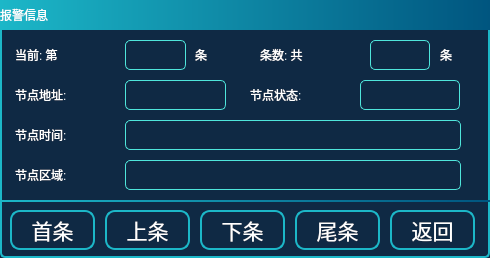
<?xml version="1.0" encoding="UTF-8"?>
<ui version="4.0">
 <class>StateInfo</class>
 <widget class="QDialog" name="StateInfo">
  <property name="geometry">
   <rect>
    <x>0</x>
    <y>0</y>
    <width>490</width>
    <height>258</height>
   </rect>
  </property>
  <property name="windowTitle">
   <string>Dialog</string>
  </property>
  <property name="styleSheet">
   <string notr="true">QDialog{
color: rgb(255, 255, 255);
border:2px solid rgb(28, 183, 200);
border-radius:5px;
background-color: rgb(15, 41, 68);
}
QToolButton{
font: 16pt &quot;文泉驿等宽微米黑&quot;;
color: rgb(255, 255, 255);
border:2px solid rgb(28, 183, 200);
border-radius:10px;
background-color: rgb(15, 41, 68);
}

QLabel{
font: 17pt &quot;文泉驿等宽微米黑&quot;;
color: rgb(255, 255, 255);
}</string>
  </property>
  <widget class="QLabel" name="lbTitle">
   <property name="geometry">
    <rect>
     <x>0</x>
     <y>0</y>
     <width>490</width>
     <height>30</height>
    </rect>
   </property>
   <property name="styleSheet">
    <string notr="true">font: 16pt &quot;文泉驿等宽微米黑&quot;;
background-color: qlineargradient(spread:reflect, x1:0, y1:0, x2:1, y2:0, stop:0 rgba(28, 183, 200, 255), stop:1 rgba(0, 85, 127, 255));</string>
   </property>
   <property name="text">
    <string>报警信息</string>
   </property>
  </widget>
  <widget class="QLabel" name="label">
   <property name="geometry">
    <rect>
     <x>260</x>
     <y>40</y>
     <width>105</width>
     <height>30</height>
    </rect>
   </property>
   <property name="text">
    <string>条数: 共</string>
   </property>
  </widget>
  <widget class="QLabel" name="lbNum">
   <property name="geometry">
    <rect>
     <x>370</x>
     <y>40</y>
     <width>60</width>
     <height>30</height>
    </rect>
   </property>
   <property name="styleSheet">
    <string notr="true">font: 16pt &quot;文泉驿等宽微米黑&quot;;
color: rgb(80, 175, 185);
border:1px solid rgb(79, 229, 219);
border-radius:5px;</string>
   </property>
   <property name="text">
    <string/>
   </property>
   <property name="alignment">
    <set>Qt::AlignCenter</set>
   </property>
  </widget>
  <widget class="QLabel" name="label_3">
   <property name="geometry">
    <rect>
     <x>440</x>
     <y>40</y>
     <width>25</width>
     <height>30</height>
    </rect>
   </property>
   <property name="text">
    <string>条</string>
   </property>
  </widget>
  <widget class="QToolButton" name="tBtnBack">
   <property name="enabled">
    <bool>true</bool>
   </property>
   <property name="geometry">
    <rect>
     <x>390</x>
     <y>210</y>
     <width>85</width>
     <height>40</height>
    </rect>
   </property>
   <property name="font">
    <font>
     <family>文泉驿等宽微米黑</family>
     <pointsize>16</pointsize>
     <weight>50</weight>
     <italic>false</italic>
     <bold>false</bold>
    </font>
   </property>
   <property name="focusPolicy">
    <enum>Qt::NoFocus</enum>
   </property>
   <property name="text">
    <string>返回</string>
   </property>
   <property name="icon">
    <iconset resource="../image.qrc">
     <normaloff>:/Image/back.png</normaloff>:/Image/back.png</iconset>
   </property>
   <property name="iconSize">
    <size>
     <width>25</width>
     <height>25</height>
    </size>
   </property>
   <property name="toolButtonStyle">
    <enum>Qt::ToolButtonTextBesideIcon</enum>
   </property>
  </widget>
  <widget class="QToolButton" name="tBtnLastItem">
   <property name="geometry">
    <rect>
     <x>105</x>
     <y>210</y>
     <width>85</width>
     <height>40</height>
    </rect>
   </property>
   <property name="font">
    <font>
     <family>文泉驿等宽微米黑</family>
     <pointsize>16</pointsize>
     <weight>50</weight>
     <italic>false</italic>
     <bold>false</bold>
    </font>
   </property>
   <property name="focusPolicy">
    <enum>Qt::NoFocus</enum>
   </property>
   <property name="text">
    <string>上条</string>
   </property>
   <property name="icon">
    <iconset resource="../image.qrc">
     <normaloff>:/Image/arrow-up.png</normaloff>:/Image/arrow-up.png</iconset>
   </property>
   <property name="iconSize">
    <size>
     <width>27</width>
     <height>27</height>
    </size>
   </property>
   <property name="toolButtonStyle">
    <enum>Qt::ToolButtonTextBesideIcon</enum>
   </property>
  </widget>
  <widget class="QToolButton" name="tBtnNestItem">
   <property name="enabled">
    <bool>true</bool>
   </property>
   <property name="geometry">
    <rect>
     <x>200</x>
     <y>210</y>
     <width>85</width>
     <height>40</height>
    </rect>
   </property>
   <property name="font">
    <font>
     <family>文泉驿等宽微米黑</family>
     <pointsize>16</pointsize>
     <weight>50</weight>
     <italic>false</italic>
     <bold>false</bold>
    </font>
   </property>
   <property name="focusPolicy">
    <enum>Qt::NoFocus</enum>
   </property>
   <property name="text">
    <string>下条</string>
   </property>
   <property name="icon">
    <iconset resource="../image.qrc">
     <normaloff>:/Image/arrow-down.png</normaloff>:/Image/arrow-down.png</iconset>
   </property>
   <property name="iconSize">
    <size>
     <width>27</width>
     <height>27</height>
    </size>
   </property>
   <property name="toolButtonStyle">
    <enum>Qt::ToolButtonTextBesideIcon</enum>
   </property>
  </widget>
  <widget class="QLabel" name="label_4">
   <property name="geometry">
    <rect>
     <x>250</x>
     <y>80</y>
     <width>105</width>
     <height>30</height>
    </rect>
   </property>
   <property name="text">
    <string>节点状态:</string>
   </property>
  </widget>
  <widget class="QLabel" name="label_5">
   <property name="geometry">
    <rect>
     <x>15</x>
     <y>80</y>
     <width>105</width>
     <height>30</height>
    </rect>
   </property>
   <property name="text">
    <string>节点地址:</string>
   </property>
  </widget>
  <widget class="QLabel" name="label_6">
   <property name="geometry">
    <rect>
     <x>15</x>
     <y>120</y>
     <width>105</width>
     <height>30</height>
    </rect>
   </property>
   <property name="text">
    <string>节点时间:</string>
   </property>
  </widget>
  <widget class="QLabel" name="label_7">
   <property name="geometry">
    <rect>
     <x>15</x>
     <y>160</y>
     <width>105</width>
     <height>30</height>
    </rect>
   </property>
   <property name="text">
    <string>节点区域:</string>
   </property>
  </widget>
  <widget class="QLabel" name="label_8">
   <property name="geometry">
    <rect>
     <x>195</x>
     <y>40</y>
     <width>25</width>
     <height>30</height>
    </rect>
   </property>
   <property name="text">
    <string>条</string>
   </property>
  </widget>
  <widget class="QLabel" name="label_9">
   <property name="geometry">
    <rect>
     <x>15</x>
     <y>40</y>
     <width>106</width>
     <height>30</height>
    </rect>
   </property>
   <property name="text">
    <string>当前: 第</string>
   </property>
  </widget>
  <widget class="QLabel" name="lbIndex">
   <property name="geometry">
    <rect>
     <x>125</x>
     <y>40</y>
     <width>61</width>
     <height>30</height>
    </rect>
   </property>
   <property name="styleSheet">
    <string notr="true">font: 16pt &quot;文泉驿等宽微米黑&quot;;
color: rgb(80, 175, 185);
border:1px solid rgb(79, 229, 219);
border-radius:5px;</string>
   </property>
   <property name="text">
    <string/>
   </property>
   <property name="alignment">
    <set>Qt::AlignCenter</set>
   </property>
  </widget>
  <widget class="QLabel" name="lbNodeAddr">
   <property name="geometry">
    <rect>
     <x>125</x>
     <y>80</y>
     <width>101</width>
     <height>30</height>
    </rect>
   </property>
   <property name="styleSheet">
    <string notr="true">font: 16pt &quot;文泉驿等宽微米黑&quot;;
color: rgb(80, 175, 185);
border:1px solid rgb(79, 229, 219);
border-radius:5px;</string>
   </property>
   <property name="text">
    <string/>
   </property>
  </widget>
  <widget class="QLabel" name="lbState">
   <property name="geometry">
    <rect>
     <x>360</x>
     <y>80</y>
     <width>100</width>
     <height>30</height>
    </rect>
   </property>
   <property name="styleSheet">
    <string notr="true">font: 16pt &quot;文泉驿等宽微米黑&quot;;
color: rgb(80, 175, 185);
border:1px solid rgb(79, 229, 219);
border-radius:5px;</string>
   </property>
   <property name="text">
    <string/>
   </property>
  </widget>
  <widget class="QLabel" name="lbTime">
   <property name="geometry">
    <rect>
     <x>125</x>
     <y>120</y>
     <width>336</width>
     <height>30</height>
    </rect>
   </property>
   <property name="styleSheet">
    <string notr="true">font: 16pt &quot;文泉驿等宽微米黑&quot;;
color: rgb(80, 175, 185);
border:1px solid rgb(79, 229, 219);
border-radius:5px;</string>
   </property>
   <property name="text">
    <string/>
   </property>
  </widget>
  <widget class="QLabel" name="lbArea">
   <property name="geometry">
    <rect>
     <x>125</x>
     <y>160</y>
     <width>336</width>
     <height>30</height>
    </rect>
   </property>
   <property name="styleSheet">
    <string notr="true">font: 16pt &quot;文泉驿等宽微米黑&quot;;
color: rgb(80, 175, 185);
border:1px solid rgb(79, 229, 219);
border-radius:5px;</string>
   </property>
   <property name="text">
    <string/>
   </property>
   <property name="alignment">
    <set>Qt::AlignLeading|Qt::AlignLeft|Qt::AlignTop</set>
   </property>
   <property name="wordWrap">
    <bool>true</bool>
   </property>
  </widget>
  <widget class="QLabel" name="label_20">
   <property name="geometry">
    <rect>
     <x>0</x>
     <y>200</y>
     <width>490</width>
     <height>2</height>
    </rect>
   </property>
   <property name="styleSheet">
    <string notr="true">font: 16pt &quot;文泉驿等宽微米黑&quot;;
background-color: qlineargradient(spread:reflect, x1:0, y1:0, x2:1, y2:0, stop:0 rgba(28, 183, 200, 255), stop:1 rgba(0, 85, 127, 255));</string>
   </property>
   <property name="text">
    <string/>
   </property>
  </widget>
  <widget class="QToolButton" name="tBtnTailItem">
   <property name="geometry">
    <rect>
     <x>295</x>
     <y>210</y>
     <width>85</width>
     <height>40</height>
    </rect>
   </property>
   <property name="font">
    <font>
     <family>文泉驿等宽微米黑</family>
     <pointsize>16</pointsize>
     <weight>50</weight>
     <italic>false</italic>
     <bold>false</bold>
    </font>
   </property>
   <property name="focusPolicy">
    <enum>Qt::NoFocus</enum>
   </property>
   <property name="text">
    <string>尾条</string>
   </property>
   <property name="icon">
    <iconset resource="../image.qrc">
     <normaloff>:/Image/tailPage.png</normaloff>:/Image/tailPage.png</iconset>
   </property>
   <property name="iconSize">
    <size>
     <width>23</width>
     <height>23</height>
    </size>
   </property>
   <property name="toolButtonStyle">
    <enum>Qt::ToolButtonTextBesideIcon</enum>
   </property>
  </widget>
  <widget class="QToolButton" name="tBtnHeadItem">
   <property name="geometry">
    <rect>
     <x>10</x>
     <y>210</y>
     <width>85</width>
     <height>40</height>
    </rect>
   </property>
   <property name="font">
    <font>
     <family>文泉驿等宽微米黑</family>
     <pointsize>16</pointsize>
     <weight>50</weight>
     <italic>false</italic>
     <bold>false</bold>
    </font>
   </property>
   <property name="focusPolicy">
    <enum>Qt::NoFocus</enum>
   </property>
   <property name="text">
    <string>首条</string>
   </property>
   <property name="icon">
    <iconset resource="../image.qrc">
     <normaloff>:/Image/headPage.png</normaloff>:/Image/headPage.png</iconset>
   </property>
   <property name="iconSize">
    <size>
     <width>23</width>
     <height>23</height>
    </size>
   </property>
   <property name="toolButtonStyle">
    <enum>Qt::ToolButtonTextBesideIcon</enum>
   </property>
  </widget>
 </widget>
 <resources>
  <include location="../image.qrc"/>
 </resources>
 <connections/>
</ui>
